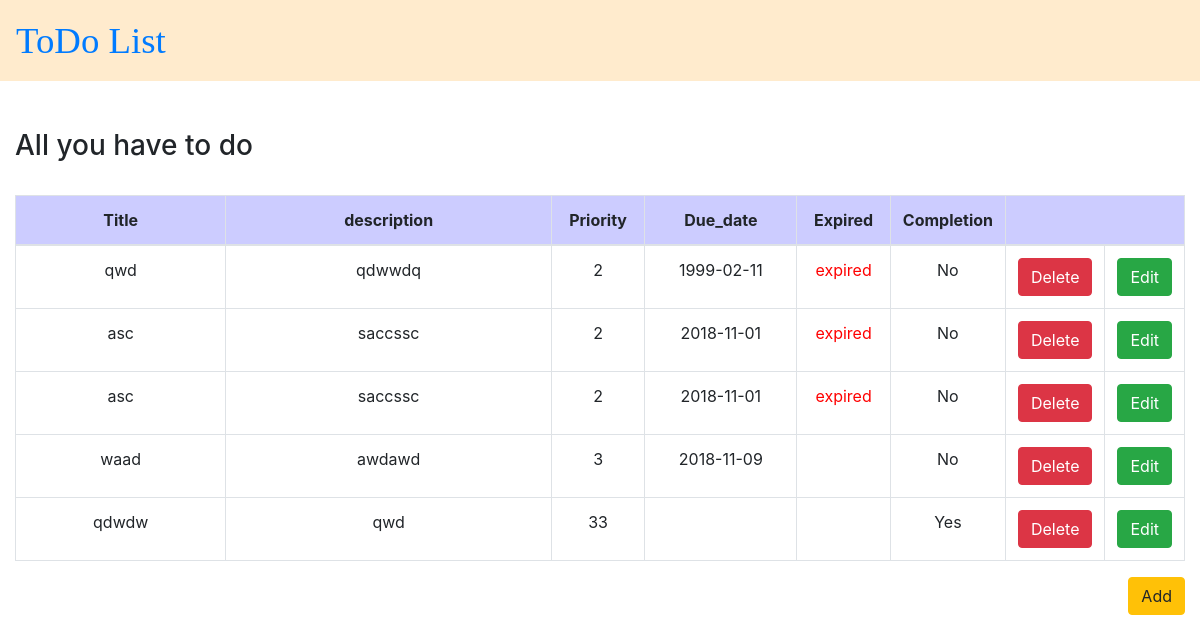
The app's page /, older data.
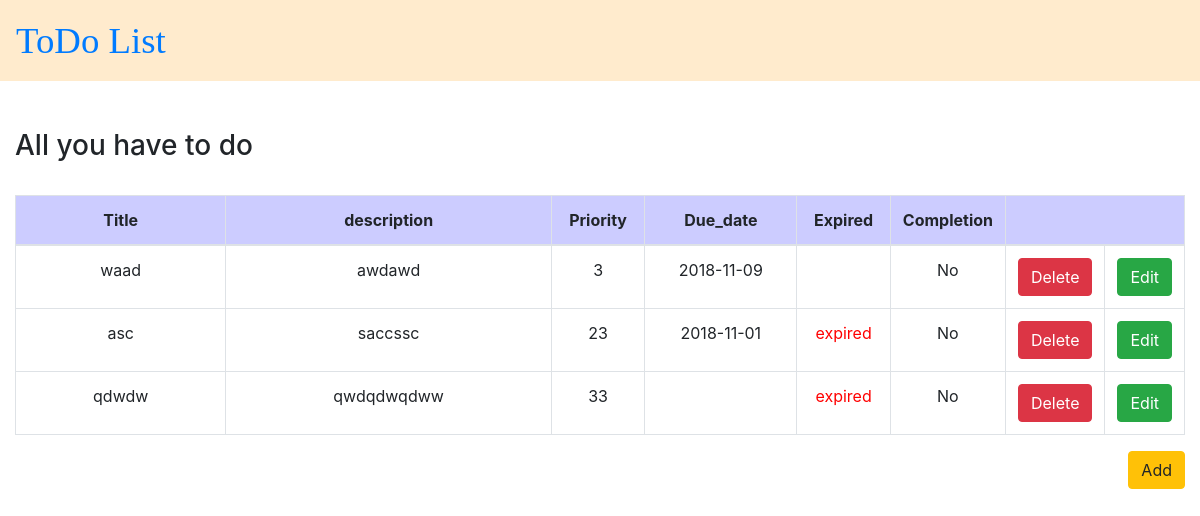
The same page, newer data.
### todolist/models.py (models this page shows, shortened)
class List(models.Model):
    title = models.CharField(max_length=200)
    description = models.TextField()
    priority = models.IntegerField(default=2)
    due_date = models.TextField(null=True, blank=True)
    completed = models.BooleanField(default=False)
    expired = models.TextField(blank=True, default="")
    class Meta:
        ordering=['priority', 'due_date', 'title']

### todolist/views.py (the view)
# urls.py: path('', views.home, name="home"),
def home(request):
    tasks = List.objects.all()
    now = datetime.datetime.now()
    nowDate = now.strftime("%Y-%m-%d")
    for task in tasks:
        if(task.due_date < nowDate):
            List.objects.filter(id=task.id).update(expired="expired")
    return render (request, 'todolist/list.html', {'tasks' : tasks})

### todolist/templates/todolist/list.html (shortened to what this page needs)
{% extends 'todolist/base.html' %}
{% block content %}
<div class="container-fluid">
    <h3>All you have to do</h3>
  <br>
    <table class="table table-bordered table-hover">
    <thead>
      <tr bgcolor="#CCCCFF">
        <th width="18%">Title</th>
        <th>description</th>
        <th width="8%">Priority</th>
        <th width="13%">Due_date</th>
        <th width="8%">Expired</th>
        <th width="8%">Completion</th>
        <th colspan="2" width="12%"></th>
      </tr>
    </thead>
    <tbody>
    {% for task in tasks %}
      <tr>
        <td>{{ task.title }}</a></td>
        <td>{{ task.description|slice:"200" }}</td>
        <td>{{ task.priority}}</td>
        <td>{{ task.due_date}}</td>
        <td><font color="red">{% if task.completed == False %}{{ task.expired}}{%endif%}</font></td>
        <td>{% if task.completed == False %}No{%else%}Yes{%endif%}</td>
        <td><form action="/delete/{{task.id}}/" method="POST">{% csrf_token %}
            <button type="submit" class="btn btn-danger custom-button-width .navbar-right">Delete</button></form>
        </td>
        <td><form action="/edit/{{task.id}}/" method="POST">{% csrf_token %}
            <button type="submit" class="btn btn-success dcustom-button-width .navbar-right">Edit</button></form>
        </td>
      </tr>
    {% endfor %}
    </tbody>
  </table>
</div>
<div class="container-fluid">
  <div class="row">
        <div class="col-md-12 text-right">
    		<a href="/add/"><button type="button" class="btn btn-warning custom-button-width .navbar-right">Add</button></a>
    	</div>
  </div>
</div>
{% endblock %}

Row changes from the older to the newer data that the page shows:
removed List: title "qwd", description "qdwwdq", priority "2", due_date "1999-02-11", expired "expired", completed "No"
removed List: title "asc", description "saccssc", priority "2", due_date "2018-11-01", expired "expired", completed "No"
shown differently, row unchanged: List "waad": moves up the list
changed List "asc": priority "2" → "23"
changed List "qdwdw": description "qwd" → "qwdqdwqdww"; expired (not shown) → "expired"; completed "Yes" → "No"
